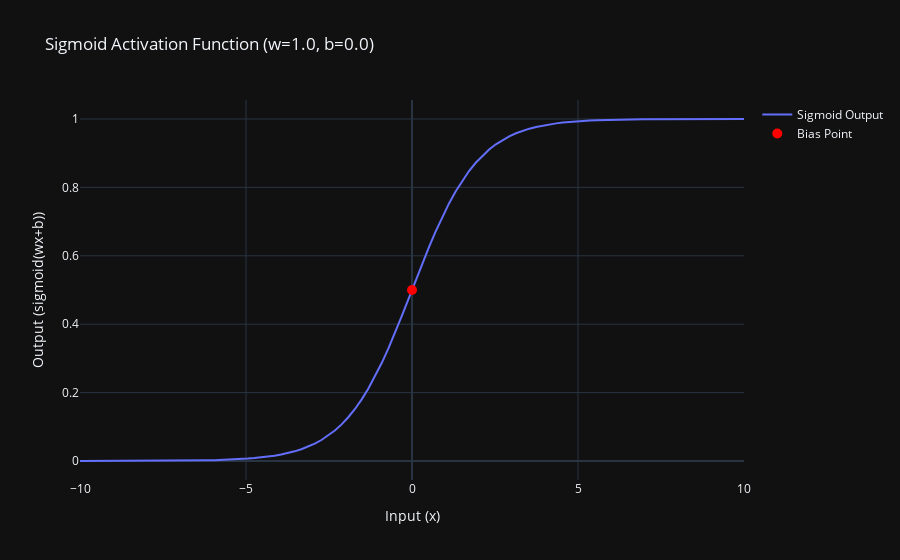

Notebook code cell kept with this figure:
### Code cell
import numpy as np
import plotly.graph_objects as go
import ipywidgets as widgets
from IPython.display import display

def sigmoid(x):
    return 1 / (1 + np.exp(-x))

def update_plot(w, b):
    x_vals = np.linspace(-10, 10, 100)
    z_vals = w * x_vals + b
    y_vals = sigmoid(z_vals)
    
    fig = go.Figure()
    fig.add_trace(go.Scatter(x=x_vals, y=y_vals, mode='lines', name='Sigmoid Output'))
    fig.add_trace(go.Scatter(x=[0], y=[sigmoid(b)], mode='markers', marker=dict(size=10, color='red'), name='Bias Point'))
    
    fig.update_layout(title=f'Sigmoid Activation Function (w={w}, b={b})', xaxis_title='Input (x)', yaxis_title='Output (sigmoid(wx+b))', template='plotly_dark')
    fig.show()

# Widgets for interaction
w_slider = widgets.FloatSlider(min=-5, max=5, step=0.1, value=1, description='Weight (w)')
b_slider = widgets.FloatSlider(min=-5, max=5, step=0.1, value=0, description='Bias (b)')

ui = widgets.VBox([w_slider, b_slider])
output = widgets.Output()

def on_value_change(change):
    with output:
        output.clear_output(wait=True)
        update_plot(w_slider.value, b_slider.value)

w_slider.observe(on_value_change, names='value')
b_slider.observe(on_value_change, names='value')

display(ui, output)
update_plot(w_slider.value, b_slider.value)

### Figure 1 — Plotly figure (JSON) as saved in the notebook; plotly's stock layout.template omitted (floating-point values rounded to 4 significant figures)
{"data": [{"mode": "lines", "name": "Sigmoid Output", "type": "scatter", "x": [-10.0, -9.798, -9.596, -9.394, -9.192, -8.99, -8.788, -8.586, -8.384, -8.182, -7.98, -7.778, -7.576, -7.374, -7.172, -6.97, -6.768, -6.566, -6.364, -6.162, -5.96, -5.758, -5.556, -5.354, -5.152, -4.949, -4.747, -4.545, -4.343, -4.141, -3.939, -3.737, -3.535, -3.333, -3.131, -2.929, -2.727, -2.525, -2.323, -2.121, -1.919, -1.717, -1.515, -1.313, -1.111, -0.9091, -0.7071, -0.5051, -0.303, -0.101, 0.101, 0.303, 0.5051, 0.7071, 0.9091, 1.111, 1.313, 1.515, 1.717, 1.919, 2.121, 2.323, 2.525, 2.727, 2.929, 3.131, 3.333, 3.535, 3.737, 3.939, 4.141, 4.343, 4.545, 4.747, 4.949, 5.152, 5.354, 5.556, 5.758, 5.96, 6.162, 6.364, 6.566, 6.768, 6.97, 7.172, 7.374, 7.576, 7.778, 7.98, 8.182, 8.384, 8.586, 8.788, 8.99, 9.192, 9.394, 9.596, 9.798, 10.0], "y": [4.54e-05, 5.556e-05, 6.8e-05, 8.322e-05, 0.0001018, 0.0001246, 0.0001525, 0.0001867, 0.0002285, 0.0002796, 0.0003422, 0.0004188, 0.0005125, 0.0006271, 0.0007674, 0.0009391, 0.001149, 0.001406, 0.00172, 0.002104, 0.002574, 0.003149, 0.003851, 0.004709, 0.005757, 0.007037, 0.008599, 0.0105, 0.01283, 0.01565, 0.01909, 0.02326, 0.02832, 0.03445, 0.04183, 0.05072, 0.06138, 0.07411, 0.08922, 0.1071, 0.128, 0.1522, 0.1802, 0.212, 0.2477, 0.2872, 0.3302, 0.3764, 0.4248, 0.4748, 0.5252, 0.5752, 0.6236, 0.6698, 0.7128, 0.7523, 0.788, 0.8198, 0.8478, 0.872, 0.8929, 0.9108, 0.9259, 0.9386, 0.9493, 0.9582, 0.9656, 0.9717, 0.9767, 0.9809, 0.9843, 0.9872, 0.9895, 0.9914, 0.993, 0.9942, 0.9953, 0.9961, 0.9969, 0.9974, 0.9979, 0.9983, 0.9986, 0.9989, 0.9991, 0.9992, 0.9994, 0.9995, 0.9996, 0.9997, 0.9997, 0.9998, 0.9998, 0.9998, 0.9999, 0.9999, 0.9999, 0.9999, 0.9999, 1.0]}, {"marker": {"color": "red", "size": 10}, "mode": "markers", "name": "Bias Point", "type": "scatter", "x": [0], "y": [0.5]}], "layout": {"title": {"text": "Sigmoid Activation Function (w=1.0, b=0.0)"}, "xaxis": {"title": {"text": "Input (x)"}}, "yaxis": {"title": {"text": "Output (sigmoid(wx+b))"}}}}
